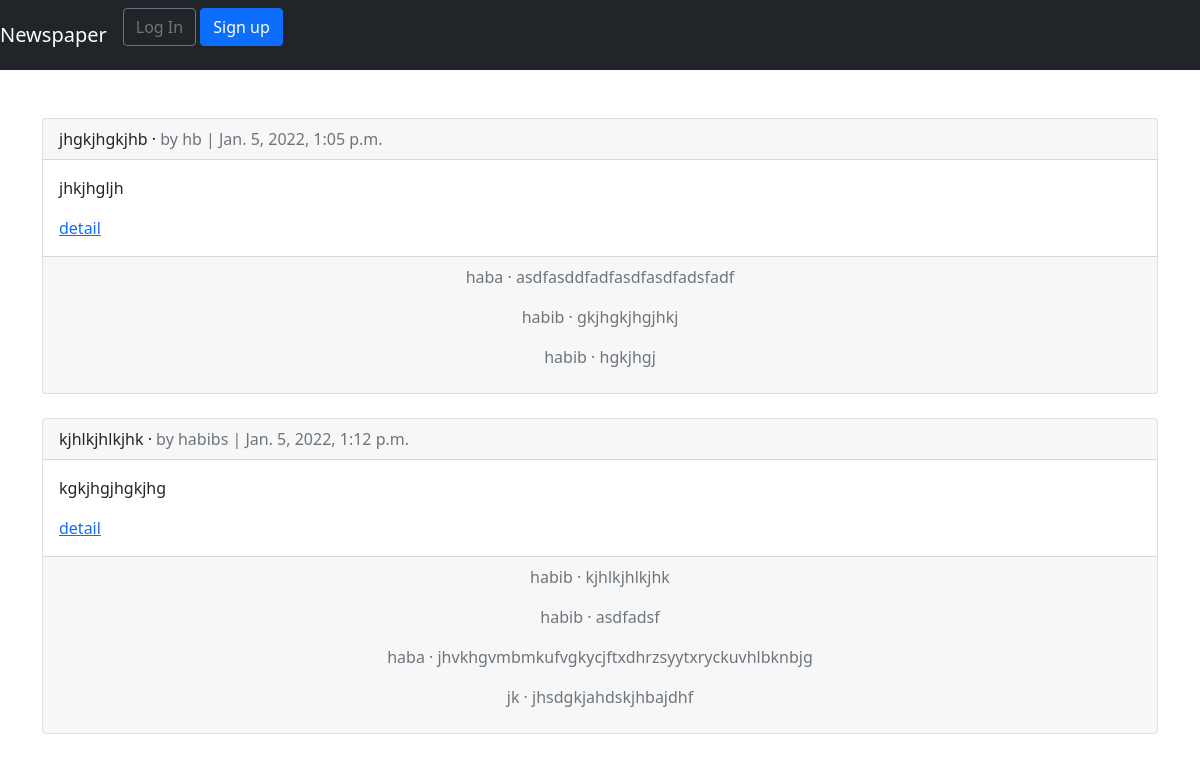
The app's page /articles/ with its own data.
### articles/models.py (models this page shows, shortened)
class Article(models.Model):
    title = models.CharField(max_length= 255)
    body = models.TextField()
    date = models.DateTimeField(auto_now_add=True)
    author = models.ForeignKey(
        get_user_model(),
        on_delete=models.CASCADE,
        related_name='authors',
    )
    seen = models.IntegerField( default = 1, null=False, blank= True )
    saw_users = models.ManyToManyField(
        get_user_model(),
        related_name='saw_by',
    )

class Comment(models.Model):
    article = models.ForeignKey(
        Article,
        on_delete = models.CASCADE,
        related_name='comments',
    )
    comment = models.CharField(max_length=140)
    author = models.ForeignKey(
        get_user_model(),
        on_delete=models.CASCADE,
    )
    def __str__(self):
        return self.comment

### users/models.py (models this page shows)
class CustomUser(AbstractUser):
    age = models.PositiveIntegerField(null = True, blank=True)
    image = models.ImageField(null = True, blank=True, upload_to = "images/")

### articles/views.py (the view)
# urls.py: path('', ArticleListView.as_view(), name='article_list'),
class ArticleListView(ListView):
    model = Article
    template_name = 'article_list.html'

### users/templates/article_list.html (shortened to what this page needs)
{% extends 'base.html' %}
{% block content %}
{% if object_list %}
    {% for article in object_list %}
        <div class="card">
            <div class="card-header">
                <span class="font-weight-bold">{{ article.title }}</span> &middot;
                <span class="text-muted">by {{ article.author }} | {{ article.date }}</span>
            </div>
            <div class="card-body">
               <p> {{ article.body }} </p>
                <a href="{% url 'article_detail' article.pk %}">detail</a>
            </div>
            <div class="card-footer text-center text-muted">
                {% for comment in article.comments.all %}
                    <p>
                    <span class="font-weight-bold">{{ comment.author }} &middot;</span>
                    {{ comment }}
                    </p>
                {% endfor %}
            </div>
        </div>
        <br />
    {% endfor %}
{% endif %}
{% endblock content %}

### records on screen
Article: title "jhgkjhgkjhb", author "hb", date "Jan. 5, 2022, 1:05 p.m.", body "jhkjhgljh"
Comment: author "haba", comment "asdfasddfadfasdfasdfadsfadf"
Comment: author "habib", comment "gkjhgkjhgjhkj"
Comment: author "habib", comment "hgkjhgj"
Article: title "kjhlkjhlkjhk", author "habibs", date "Jan. 5, 2022, 1:12 p.m.", body "kgkjhgjhgkjhg"
Comment: author "habib", comment "kjhlkjhlkjhk"
Comment: author "habib", comment "asdfadsf"
Comment: author "haba", comment "jhvkhgvmbmkufvgkycjftxdhrzsyytxryckuvhlbknbjg"
Comment: author "jk", comment "jhsdgkjahdskjhbajdhf"
